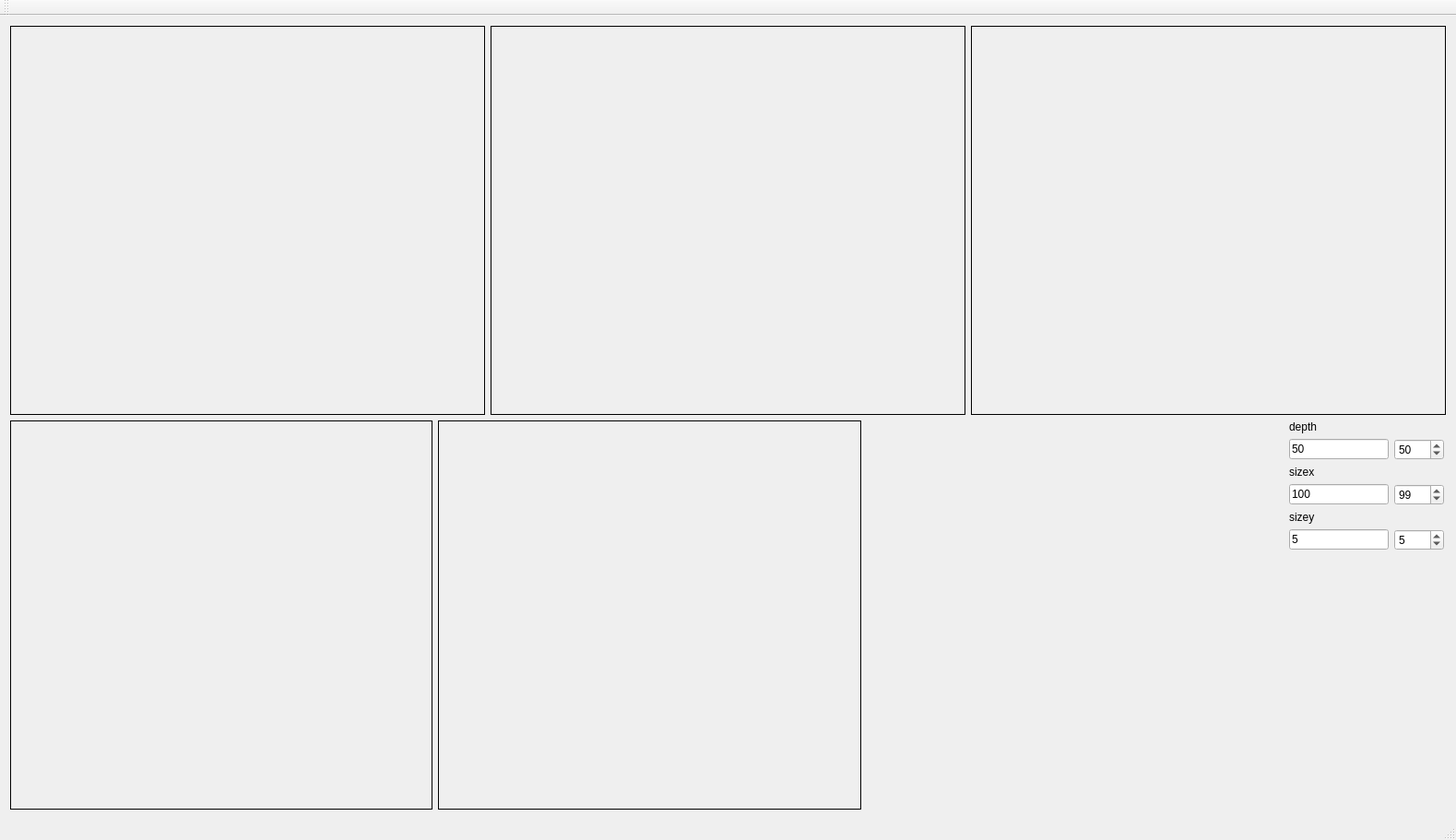
<?xml version="1.0" encoding="UTF-8"?>
<ui version="4.0">
 <class>frmMain</class>
 <widget class="QMainWindow" name="frmMain">
  <property name="geometry">
   <rect>
    <x>0</x>
    <y>0</y>
    <width>1579</width>
    <height>911</height>
   </rect>
  </property>
  <property name="windowTitle">
   <string>frmMain</string>
  </property>
  <widget class="QWidget" name="centralWidget">
   <layout class="QGridLayout" name="gridLayout">
    <item row="0" column="0">
     <layout class="QHBoxLayout" name="horizontalLayout">
      <item>
       <widget class="QLabel" name="lblOriginal">
        <property name="sizePolicy">
         <sizepolicy hsizetype="Preferred" vsizetype="Expanding">
          <horstretch>0</horstretch>
          <verstretch>0</verstretch>
         </sizepolicy>
        </property>
        <property name="autoFillBackground">
         <bool>true</bool>
        </property>
        <property name="frameShape">
         <enum>QFrame::Box</enum>
        </property>
        <property name="midLineWidth">
         <number>0</number>
        </property>
        <property name="text">
         <string/>
        </property>
       </widget>
      </item>
      <item>
       <widget class="QLabel" name="lblCanny">
        <property name="sizePolicy">
         <sizepolicy hsizetype="Preferred" vsizetype="Expanding">
          <horstretch>0</horstretch>
          <verstretch>0</verstretch>
         </sizepolicy>
        </property>
        <property name="autoFillBackground">
         <bool>true</bool>
        </property>
        <property name="frameShape">
         <enum>QFrame::Box</enum>
        </property>
        <property name="midLineWidth">
         <number>0</number>
        </property>
        <property name="text">
         <string/>
        </property>
       </widget>
      </item>
      <item>
       <widget class="QLabel" name="mylbl">
        <property name="enabled">
         <bool>true</bool>
        </property>
        <property name="sizePolicy">
         <sizepolicy hsizetype="Preferred" vsizetype="Expanding">
          <horstretch>0</horstretch>
          <verstretch>0</verstretch>
         </sizepolicy>
        </property>
        <property name="autoFillBackground">
         <bool>true</bool>
        </property>
        <property name="frameShape">
         <enum>QFrame::Box</enum>
        </property>
        <property name="midLineWidth">
         <number>0</number>
        </property>
        <property name="text">
         <string/>
        </property>
       </widget>
      </item>
     </layout>
    </item>
    <item row="1" column="0">
     <layout class="QHBoxLayout" name="horizontalLayout_2">
      <item>
       <widget class="QLabel" name="mylbl2">
        <property name="sizePolicy">
         <sizepolicy hsizetype="Expanding" vsizetype="Expanding">
          <horstretch>0</horstretch>
          <verstretch>0</verstretch>
         </sizepolicy>
        </property>
        <property name="autoFillBackground">
         <bool>true</bool>
        </property>
        <property name="frameShape">
         <enum>QFrame::Box</enum>
        </property>
        <property name="midLineWidth">
         <number>0</number>
        </property>
        <property name="text">
         <string/>
        </property>
       </widget>
      </item>
      <item>
       <widget class="QLabel" name="mylbl3">
        <property name="sizePolicy">
         <sizepolicy hsizetype="Expanding" vsizetype="Expanding">
          <horstretch>0</horstretch>
          <verstretch>0</verstretch>
         </sizepolicy>
        </property>
        <property name="autoFillBackground">
         <bool>true</bool>
        </property>
        <property name="frameShape">
         <enum>QFrame::Box</enum>
        </property>
        <property name="midLineWidth">
         <number>0</number>
        </property>
        <property name="text">
         <string/>
        </property>
       </widget>
      </item>
      <item>
       <spacer name="horizontalSpacer">
        <property name="orientation">
         <enum>Qt::Horizontal</enum>
        </property>
        <property name="sizeType">
         <enum>QSizePolicy::Expanding</enum>
        </property>
        <property name="sizeHint" stdset="0">
         <size>
          <width>40</width>
          <height>20</height>
         </size>
        </property>
       </spacer>
      </item>
      <item>
       <layout class="QVBoxLayout" name="verticalLayout">
        <property name="rightMargin">
         <number>2</number>
        </property>
        <item>
         <widget class="QLabel" name="label">
          <property name="text">
           <string>depth</string>
          </property>
         </widget>
        </item>
        <item>
         <layout class="QHBoxLayout" name="horizontalLayout_3">
          <property name="bottomMargin">
           <number>0</number>
          </property>
          <item>
           <widget class="QLineEdit" name="lineEdit">
            <property name="sizePolicy">
             <sizepolicy hsizetype="Minimum" vsizetype="Fixed">
              <horstretch>0</horstretch>
              <verstretch>0</verstretch>
             </sizepolicy>
            </property>
            <property name="text">
             <string>50</string>
            </property>
           </widget>
          </item>
          <item>
           <widget class="QSpinBox" name="spinBox">
            <property name="maximum">
             <number>1000</number>
            </property>
            <property name="value">
             <number>50</number>
            </property>
           </widget>
          </item>
         </layout>
        </item>
        <item>
         <widget class="QLabel" name="label_2">
          <property name="text">
           <string>sizex</string>
          </property>
         </widget>
        </item>
        <item>
         <layout class="QHBoxLayout" name="horizontalLayout_4">
          <property name="bottomMargin">
           <number>0</number>
          </property>
          <item>
           <widget class="QLineEdit" name="lineEdit2">
            <property name="sizePolicy">
             <sizepolicy hsizetype="Minimum" vsizetype="Fixed">
              <horstretch>0</horstretch>
              <verstretch>0</verstretch>
             </sizepolicy>
            </property>
            <property name="text">
             <string>100</string>
            </property>
           </widget>
          </item>
          <item>
           <widget class="QSpinBox" name="spinBox_2">
            <property name="maximum">
             <number>1000</number>
            </property>
            <property name="value">
             <number>99</number>
            </property>
           </widget>
          </item>
         </layout>
        </item>
        <item>
         <widget class="QLabel" name="label_3">
          <property name="text">
           <string>sizey</string>
          </property>
         </widget>
        </item>
        <item>
         <layout class="QHBoxLayout" name="horizontalLayout_5">
          <property name="bottomMargin">
           <number>0</number>
          </property>
          <item>
           <widget class="QLineEdit" name="lineEdit3">
            <property name="sizePolicy">
             <sizepolicy hsizetype="Fixed" vsizetype="Fixed">
              <horstretch>0</horstretch>
              <verstretch>0</verstretch>
             </sizepolicy>
            </property>
            <property name="text">
             <string>5</string>
            </property>
           </widget>
          </item>
          <item>
           <widget class="QSpinBox" name="spinBox_3">
            <property name="maximum">
             <number>1000</number>
            </property>
            <property name="value">
             <number>5</number>
            </property>
           </widget>
          </item>
         </layout>
        </item>
        <item>
         <spacer name="verticalSpacer">
          <property name="orientation">
           <enum>Qt::Vertical</enum>
          </property>
          <property name="sizeHint" stdset="0">
           <size>
            <width>20</width>
            <height>40</height>
           </size>
          </property>
         </spacer>
        </item>
       </layout>
      </item>
     </layout>
    </item>
   </layout>
  </widget>
  <widget class="QMenuBar" name="menuBar">
   <property name="geometry">
    <rect>
     <x>0</x>
     <y>0</y>
     <width>1579</width>
     <height>21</height>
    </rect>
   </property>
  </widget>
  <widget class="QToolBar" name="mainToolBar">
   <attribute name="toolBarArea">
    <enum>TopToolBarArea</enum>
   </attribute>
   <attribute name="toolBarBreak">
    <bool>false</bool>
   </attribute>
  </widget>
  <widget class="QStatusBar" name="statusBar"/>
 </widget>
 <layoutdefault spacing="6" margin="11"/>
 <resources/>
 <connections/>
</ui>
